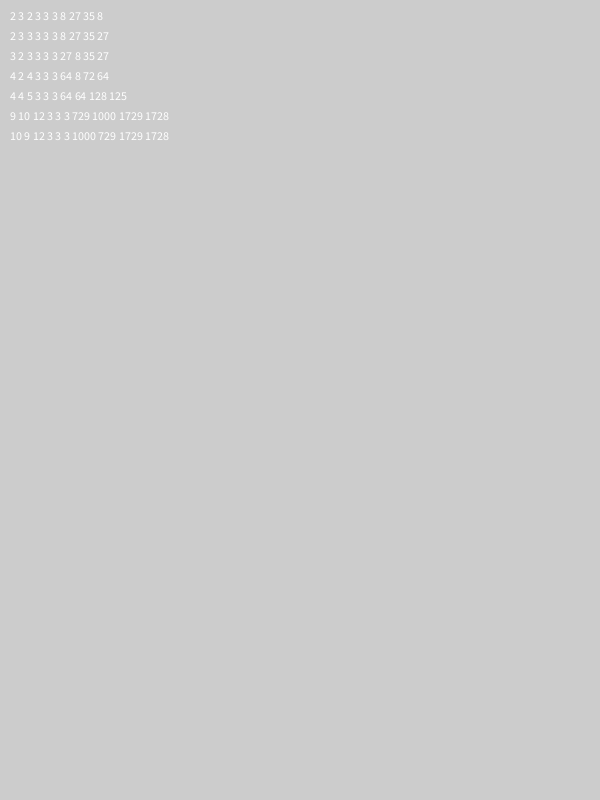
Frame 1 (no input)
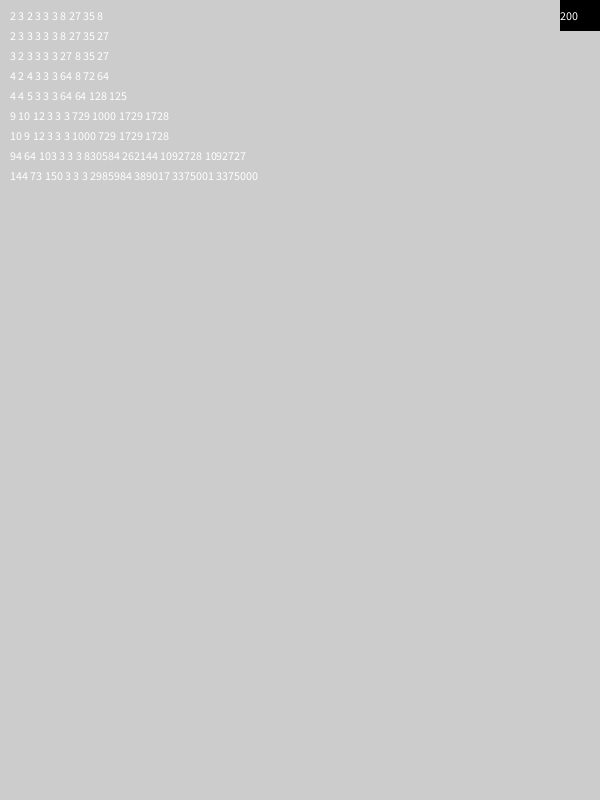
Frame 60 (the mouse pressed at the canvas centre just before this capture)
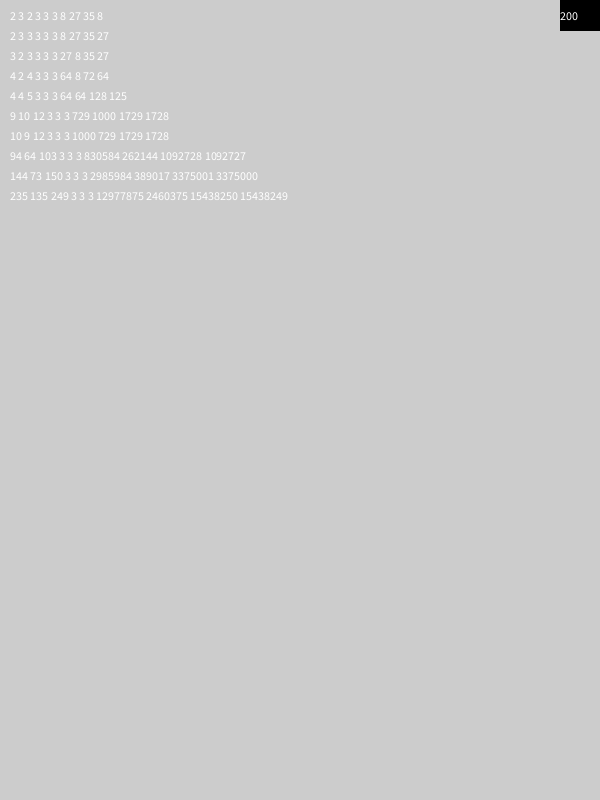
Frame 120 (the mouse held since frame 60 and released just before this capture)

The Processing sketch that drew these frames (run headless with seeded random() and noise(); from frame 60 on, the mouse is pressed at the canvas centre):

// Processing sketch: processing_100872
// ── processing_100872.pde

/*
BEAL'S CONJECTURE: http://www.bealconjecture.com
If A^x + B^y = C^z, where A, B, C, x, y and z are positive integers
and x, y and z are all greater than 2,
then A, B and C must have a common prime factor.
----------------------------------
I wrote following program, which found no solutions.
----------------------------------
However, Beal-Cook Conjecture: if A^x + B^y - 1 = C^z then x,y,z=3
 A  B  C x y z A^x  B^y  sum  C^z
10 9 12 3 3 3 1000 729 1729 1728
94 64 103 3 3 3 830584 262144 1092728 1092727
144 73 150 3 3 3 2985984 389017 3375001 3375000
235 135 249 3 3 3 12977875 2460375 15438250 15438249
438 334 495 3 3 3 84027672 37259704 121287376 121287375
729 244 738 3 3 3 387420489 14526784 401947273 401947272
1537 368 1544 3 3 3 3630961153 49836032 3680797185 3680797184
1738 1033 1852 3 3 3 5249879272 1102302937 6352182209 6352182208
1897 1010 1988 3 3 3 6826561273 1030301000 7856862273 7856862272
2304 577 2316 3 3 3 12230590464 192100033 12422690497 12422690496
3518 3097 4184 3 3 3 43539907832 29704593673 73244501505 73244501504
4528 3753 5262 3 3 3 92836605952 52861038777 145697644729 145697644728
5625 1126 5640 3 3 3 177978515625 1427628376 179406144001 179406144000
8343 4083 8657 3 3 3 580719929607 68067239787 648787169394 648787169393
9036 5856 9791 3 3 3 737783038656 200818262016 938601300672 938601300671
9735 3987 9953 3 3 3 922588140375 63378025803 985966166178 985966166177
*/
long a=2, b=2, c=100;
void setup() {
    size(600,800);
    /*for (long a=2; a<10000; a++) {
      for (long b=2; b<=a; b++) {
        for (long c=a; c<1000000; c++) {
          if (c*c>(a*a+b*b)) break;
          test(a,b,c);
        }
      }
    }*/
  }
  void draw() {
    step(10000);
  }
  void step(int n) {
    while (n-->0) {
    if (c*c > (a*a+b*b)) {
      if (b > a) {
        a++; b=2;
      } else b++;
      c=a;
    } else c++;
    if (a%100==0) {
      fill(0);
      rect(width-40,0,width,30);
      fill(-1);
      text(""+a,width-40,20);
    }
    test(a,b,c);
    }
  }
  int pos=20;
  long min=Long.MAX_VALUE;
  void test(long a, long b, long c) {
    long m=a*a;
    for (long x=3; x<4; x++) {
      m*=a;
      if (m<=0) break;
      long n=b*b;
      for (int y=3; y<4; y++) {
        n*=b;
        if (n<=0) break;
        long i=m+n;
        if (i<=0) break;
        long k=c*c*c; int p=3;
        if (k>i) break;
        while(k>0 && k<=i && i%k == 0) {k*=c; p++;}
        if (k>0 && k<=i && i-k <= min) {
          text(a+" "+b+" "+c+" "+x+" "+y+" "+p+" "+m+" "+n+" "+i+" "+k,10,pos);
          min = i-k;  pos+=20;
        }
      }
    }
  }
